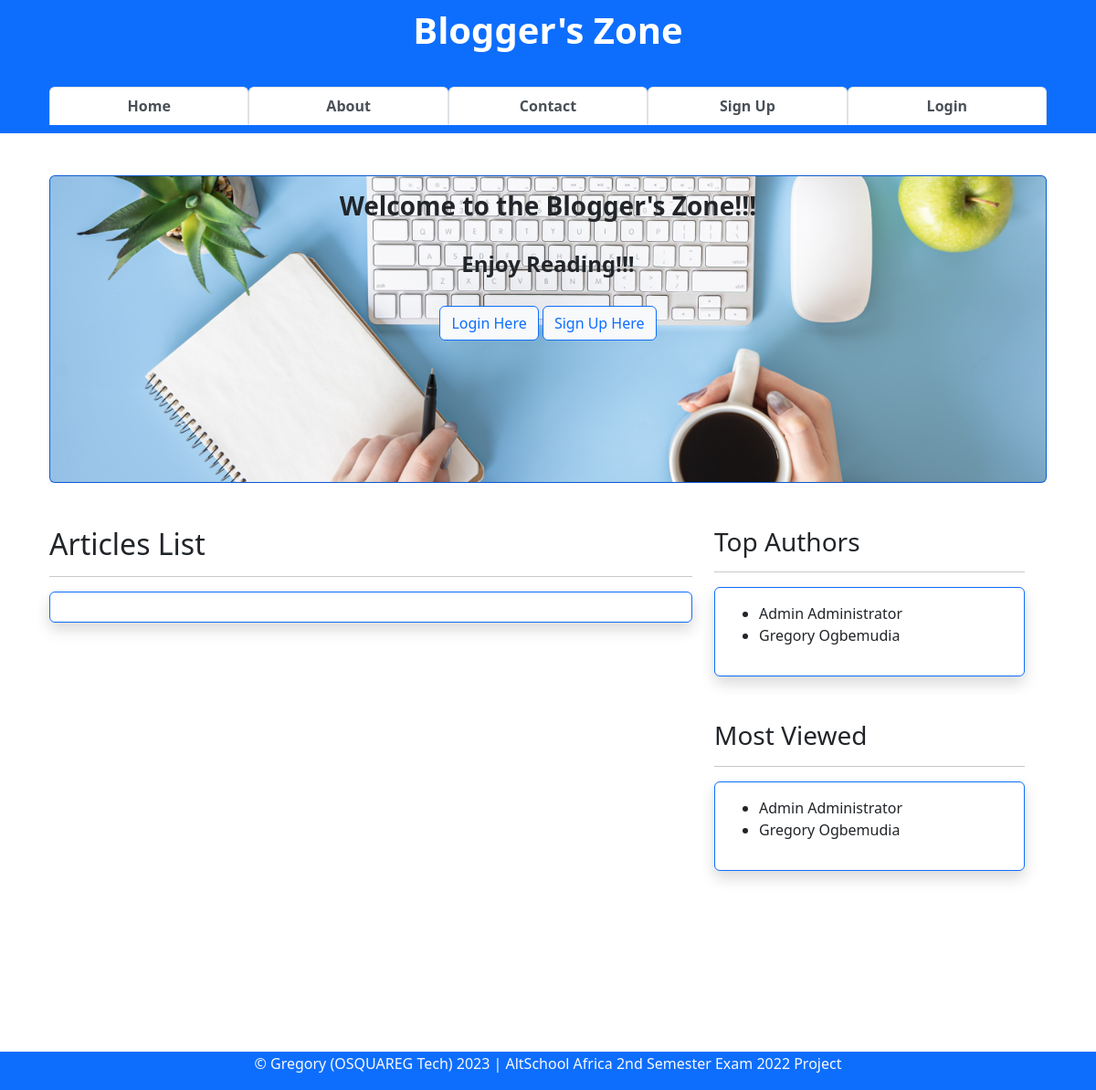
Before: / with the older database file.
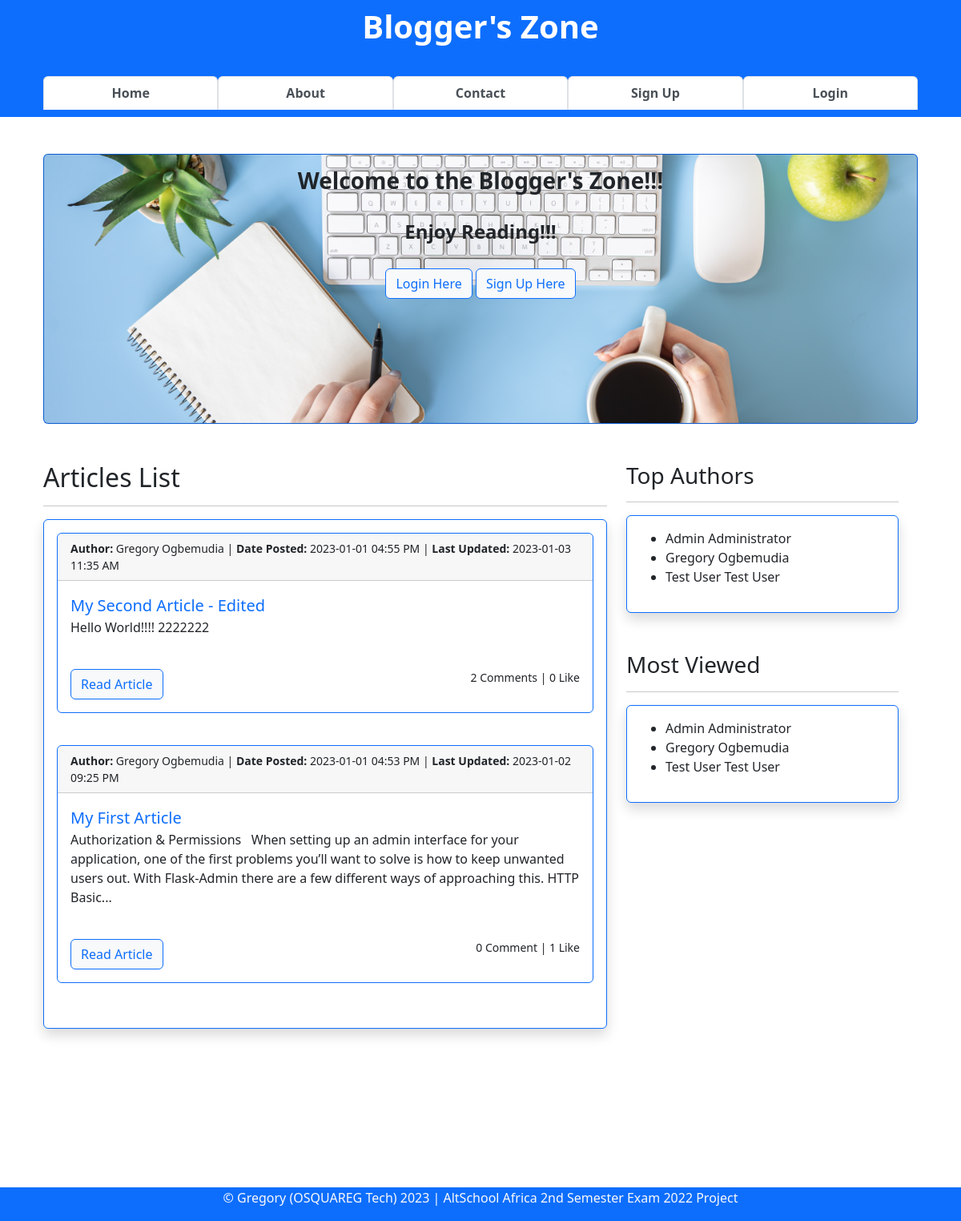
After: the same page with the newer database file.
### app/models.py (models this page shows, shortened)
class User(db.Model, UserMixin):
    __tablename__ = "users"
    id = db.Column(db.Integer, primary_key=True)
    firstname = db.Column(db.String(255), nullable=False)
    lastname = db.Column(db.String(255), nullable=False)
    username = db.Column(db.String(25), nullable=False, unique=True)
    email = db.Column(db.Text(150), nullable=False, unique=True)
    password_hash = db.Column(db.Text(255), nullable=False, unique=True)
    about_author = db.Column(db.Text(), nullable=True)
    date_joined = db.Column(db.DateTime, default=datetime.utcnow)
    is_active = db.Column(db.Boolean, default=True)
    is_admin = db.Column(db.Boolean, default=False)
    profile_pic = db.Column(db.String(), nullable=True)
    last_updated_by = db.Column(db.String)
    last_updated_on = db.Column(db.DateTime, onupdate=datetime.utcnow)
    articles = db.relationship("Article", backref="author")
    comments = db.relationship("Comment", backref="commenter")
    article_likes = db.relationship("ArticleLike", backref="art_liker")
    comment_likes = db.relationship("CommentLike", backref="com_liker")

class Article(db.Model):
    __tablename__ = "articles"
    id = db.Column(db.Integer, primary_key=True)
    title = db.Column(db.String(255), nullable=False)
    content = db.Column(db.Text, nullable=False)
    date_posted = db.Column(db.DateTime, default=datetime.utcnow)
    is_draft = db.Column(db.Boolean, default=False, nullable=False)
    last_updated_on = db.Column(db.DateTime, onupdate=datetime.utcnow)
    last_updated_by = db.Column(db.String)
    is_deleted = db.Column(db.Boolean, default=False)
    author_id = db.Column(db.Integer, db.ForeignKey("users.id"))
    comments = db.relationship("Comment", backref="articles")
    likes = db.relationship("ArticleLike", backref="articles")

### app/general/general.py (the view)
@blueprint.route("/", methods=["GET"])
def index():
    articles = db.session.query(Article).\
        filter(Article.is_draft == False, Article.is_deleted == False).\
        order_by(Article.date_posted.desc()).all()
    authors = db.session.query(User).order_by(User.id).all
    comment_cnts = db.session.query(Article.id.label("article_id"), func.count(Comment.comment).label("count")).\
        outerjoin(Comment, Comment.article_id == Article.id).\
        group_by(Article.id).all()
    like_cnts = db.session.query(Article.id.label("article_id"), func.count(ArticleLike.user_id).label("count")). \
        outerjoin(ArticleLike, ArticleLike.article_id == Article.id). \
        group_by(Article.id).all()
    print(like_cnts)
    context = {
        "articles": articles,
        "authors": authors,
        "comment_cnts": comment_cnts,
        "like_cnts": like_cnts,
    }
    return render_template("index.html", **context)

### app/general/templates/index.html (shortened to what the changed rows need)
{% extends 'base.html' %}
{% block content %}
<br><br>
<div class="container row">
    <div class="container col-8">
        <div>
            <h2>Articles List</h2>
        </div>
        <hr>
        <div class="shadow p-3 mb-5 bg-body rounded border border-primary" style="height: auto">
            {% for article in articles %}
            <div class="card border-primary mb-3">
                <small class="card-header">
                    <strong>Author:</strong> {{ article.author.firstname }} {{ article.author.lastname }} |
                    <strong>Date Posted:</strong> {{ article.date_posted.strftime('%Y-%m-%d %I:%M %p') }} |
                    <strong>Last Updated:</strong>
                    {% if article.last_updated_on is none %} {{ None }}
                    {% else %}
                    {{ article.last_updated_on.strftime('%Y-%m-%d %I:%M %p') }}
                    {% endif %}
                </small>
                <div class="card-body">
                    <a class="fs-5 text-decoration-none"
                        href="{{ url_for('article.view_article', id=article.id) }}">{{ article.title }}</a>
                    <div>
                        <p>{{ article.content | striptags() | truncate(255) }}</p>
                    </div><br>
                    <div>
                        <a href="{{ url_for('article.view_article', id=article.id) }}"
                            class="btn btn-light btn-outline-primary border border-primary">Read Article</a>
                        <small class="float-end">
                            {% for comment_cnt in comment_cnts %}
                            {% if comment_cnt.article_id == article.id %}
                            {% if comment_cnt.count > 1 %}
                            {{ comment_cnt.count }} Comments |
                            {% else %}
                            {{ comment_cnt.count }} Comment |
                            {% endif %}
                            {% endif %}
                            {% endfor %}
                            {% for like_cnt in like_cnts %}
                            {% if like_cnt.article_id == article.id %}
                            {% if like_cnt.count > 1 %}
                            {{ like_cnt.count }} Likes
                            {% else %}
                            {{ like_cnt.count }} Like
                            {% endif %}
                            {% endif %}
                            {% endfor %}
                        </small>
                    </div>
                </div>
            </div>
            <br>
            {% endfor %}
        </div>
    </div>
    <div class="container col-4">
        <div>
            <div class="shadow p-3 mb-5 bg-body rounded border border-primary" style="height: auto">
                <ul>
                    {% for author in authors() %}
                    <li>{{ author.firstname }} {{ author.lastname }}</li>
                    {% endfor %}
                </ul>
            </div>
        </div>
        <div>
            <div class="shadow p-3 mb-5 bg-body rounded border border-primary" style="height: auto">
                <ul>
                    {% for author in authors() %}
                    <li>{{ author.firstname }} {{ author.lastname }}</li>
                    {% endfor %}
                </ul>
            </div>
        </div>
    </div>
</div>
{% endblock content %}

Changed rows visible on the page:
now on this page (row edited): Article: author.firstname "Gregory", author.lastname "Ogbemudia", date_posted "2023-01-01 04:55 PM", last_updated_on "2023-01-03 11:35 AM", title "My Second Article - Edited", content "Hello World!!!! 2222222", count "2", count "0"
now on this page (row edited): Article: author.firstname "Gregory", author.lastname "Ogbemudia", date_posted "2023-01-01 04:53 PM", last_updated_on "2023-01-02 09:25 PM", title "My First Article", content "Authorization & Permissions When setting up an admin interface for your application, one of the first problems you’ll want to solve is how to keep unwanted users out. With Flask-Admin there are a few different ways of approaching this. HTTP Basic...", count "0", count "1"
added User: firstname "Test User", lastname "Test User"
